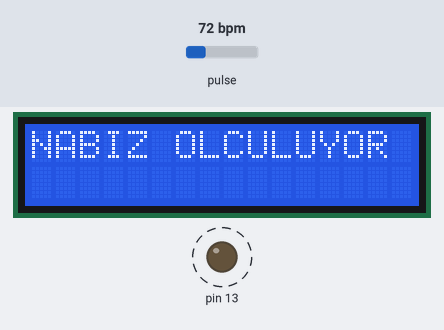
Simulated run of this sketch. Board: Arduino Uno, built with avr-gcc and run on an emulated ATmega328P. Shown: 16×2 character LCD, output pins drawn as LEDs (lit = HIGH). Dashed ring = blinking. Inputs (shaded band) come from the test bench; at power-on: pulse 72 bpm. What the sketch prints to the serial monitor is not drawn.

Above: at 0.3 s.
1.5 s: pulse set to 42 bpm
At 2.8 s:
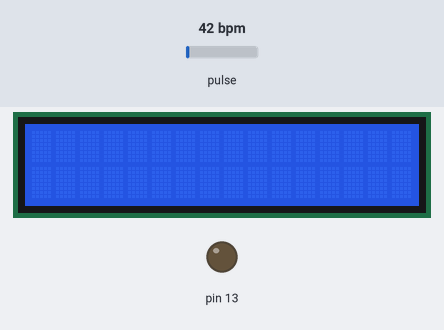
3.7 s: pulse set to 100 bpm
At 4.11 s:
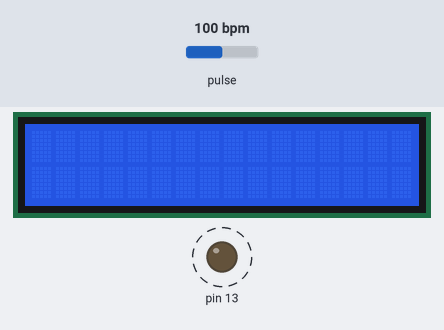
Timing chart, 0 to 11.2 s (numbered marks = the images above; inputs shaded):
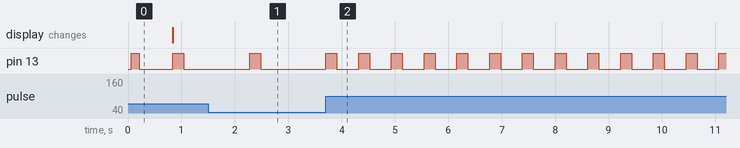

The sketch:

heartrate.ino
```cpp
/*  PulseSensor kütüphanesi kullanılarak dakikadaki atım sayısı LCD ekran üzerinde görüntülenir. */

#include<LiquidCrystal.h> // LCD ekran kütüphanesi

#define USE_ARDUINO_INTERRUPTS true // kısa süreli kesinti tanımlanır
#include <PulseSensorPlayground.h>  // Pulse Sensör kütüphanesi

// değişkenler
const int PulseWire = 0;   // Pulse Sensörünün Mor Kablosu ANALOG PIN 0’a bağlanır.
const int LED13 = 13;      // Kırmızı LED, PIN 13’e bağlanır.
int Threshold = 550;       // Hangi sinyal seviyesinden itibaren kalp atımı olarak kabul edileceğine karar vermek için bir eşik değeri tanımlanır.

PulseSensorPlayground pulseSensor;   // PulseSensor kütüphanesinde bulunan fonksiyonları kullanabilmek için bir nesne oluşturulur.

LiquidCrystal lcd (12, 11, 5, 4, 3, 2);

void setup() {
  Serial.begin(9600);  // Serial monitör için başlangıç değeri tanımlanır.
  lcd.begin(16,2);     // LCD ekranın boyutları tanımlanır.

  // PulseSensor nesnesine değerler atanır.
  pulseSensor.analogInput(PulseWire);
  pulseSensor.blinkOnPulse(LED13); // Kırmızı LED her kalp atımında yanıp söner.
  pulseSensor.setThreshold(Threshold); // Eşik değeri atanır.

  // PulseSensor nesnesinin oluşturuluğunu ve değerlerin doğru şekilde atandığını kontrol etmek için LCD ekranda bilgilendirme yapılır.
  if (pulseSensor.begin()) {
    // LCD ekranda bir kere görüntülenir.
    Serial.println("Sensör basariyla çalistirildi.");
    lcd.setCursor(0,0);  // LCD ekranın imleç yeri tanımlanır.
    lcd.print("NABIZ OLCULUYOR");  // Ekrana “NABIZ OLCULUYOR” yazdırılır.
  }
}

void loop() {
  // pulseSensor nesnesindeki kalp atış hızını integer olarak döndüren fonksiyonu çağırır. Kalp atış hızı "nabiz" değişkenine aktarılır.
  int nabiz = pulseSensor.getBeatsPerMinute();
  // Kalp atışının gerçekleşip gerçekleşmediğini kontrol eder. Eğer sensöre gelen sinyal belirlenen eşiğin üzerinde ise kalp atışı gerçekleşmiş kabul edilir ve “true” döndürülür.

  if (pulseSensor.sawStartOfBeat()) {
    Serial.println("Nabiz tespit edildi! ");
    // Sensöre gelen sinyal eşik değerinin üzerinde ise ise çıktı olarak "nabiz tespit edildi" yazdırılır.

    Serial.print("NABIZ: ");  // Output’a “NABIZ: “ yazdırılır.
    Serial.println(nabiz);    // “nabiz” değişkenindeki değer çıktıya yazdırılır.
    lcd.setCursor(0,2);
    lcd.setCursor(3,3);
    lcd.print(" NABIZ: ");    // Ekrana “ NABIZ: “ yazdırılır."
    lcd.print(nabiz);         // Nabız ekrana yazdırılır.
    lcd.clear();
  }
  delay(20);    // döngü yeniden çalıştırılmadan önce 20 milisaniye beklenir.
}
```

Measured:
- after the input at 3.7 s, pin 13: alternates HIGH for 0.21 s and LOW for 0.41 s, starting after 0.62 s
